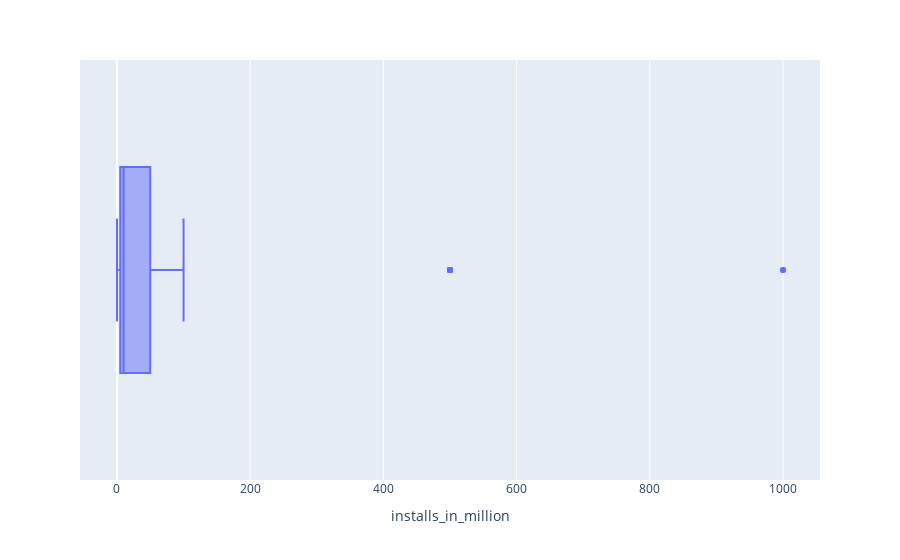

Here is the notebook cell this chart was saved with:
### Code cell
fig = px.box(df, x= 'installs_in_million', hover_data = df[['title','category']])
fig.update_traces(quartilemethod="inclusive")
fig.show()

### Figure 1 — Plotly figure (JSON) as saved in the notebook; plotly's stock layout.template omitted (floating-point values rounded to 4 significant figures; data arrays with more than 128 entries replaced by an {"elided": "..."} marker saying what was removed)
{"data": [{"alignmentgroup": "True", "customdata": {"elided": "1730x2 str values"}, "hovertemplate": "installs_in_million=%{x}<br>title=%{customdata[0]}<br>category=%{customdata[1]}<extra></extra>", "legendgroup": "", "marker": {"color": "#636efa"}, "name": "", "notched": false, "offsetgroup": "", "orientation": "h", "quartilemethod": "inclusive", "showlegend": false, "type": "box", "x": {"elided": "1730 float values"}, "x0": " ", "xaxis": "x", "y0": " ", "yaxis": "y"}], "layout": {"boxmode": "group", "legend": {"tracegroupgap": 0}, "margin": {"t": 60}, "xaxis": {"anchor": "y", "domain": [0, 1], "title": {"text": "installs_in_million"}}, "yaxis": {"anchor": "x", "domain": [0, 1]}}}
